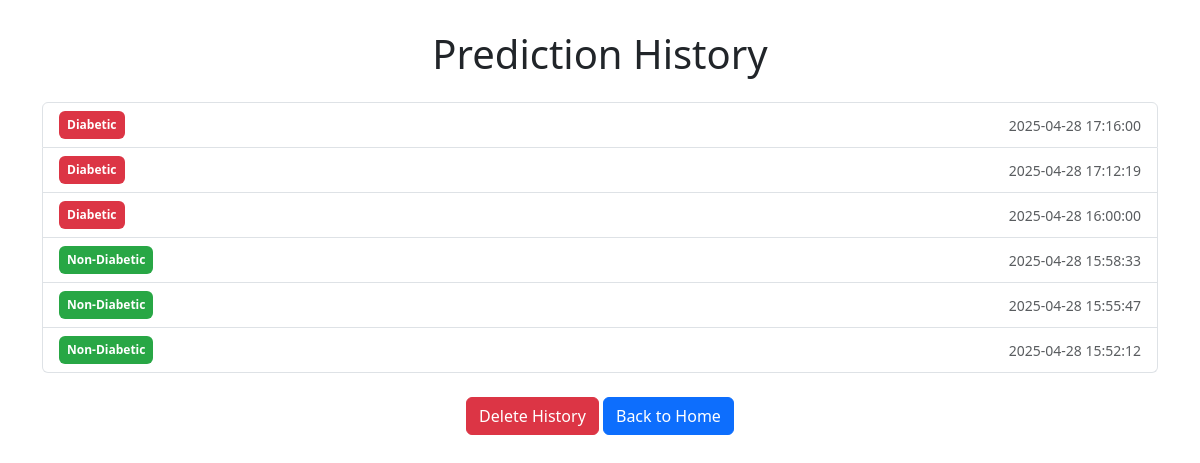
Screenshot of /history (signed in) with the database file from the repository.
### tables this page shows
CREATE TABLE history (
            id INTEGER PRIMARY KEY AUTOINCREMENT,
            email TEXT,
            prediction TEXT
        , timestamp DATETIME);

### app.py (the view)
@app.route('/history')
def history():
    if 'email' not in session:
        return redirect(url_for('signin'))
    conn = sqlite3.connect(DATABASE)
    cursor = conn.cursor()
    cursor.execute('SELECT prediction, timestamp FROM history WHERE email = ? ORDER BY timestamp DESC', (session['email'],))
    data = cursor.fetchall()
    conn.close()
    label_mapping = {
        0: 'Non-Diabetic',
        1: 'Pre-Diabetic',
        2: 'Diabetic',
        '0': 'Non-Diabetic',
        '1': 'Pre-Diabetic',
        '2': 'Diabetic',
        'Non-Diabetic': 'Non-Diabetic',
        'Pre-Diabetic': 'Pre-Diabetic',
        'Diabetic': 'Diabetic'
    }
    history = []
    for row in data:
        prediction_raw = row[0]
        timestamp = row[1]
        prediction_text = label_mapping.get(prediction_raw, 'Unknown')
        history.append({
            'prediction': prediction_text,
            'timestamp': timestamp
        })
    return render_template('history.html', history=history)

### templates/history.html (shortened to what this page needs)
<!DOCTYPE html>
<html lang="en">
<head>
    <link href="https://cdn.jsdelivr.net/npm/bootstrap@5.3.2/dist/css/bootstrap.min.css" rel="stylesheet">
</head>
<body>
    <div class="container">
        <h1 class="mb-4 text-center">Prediction History</h1>
        {% if history %}
            <div class="list-group">
                {% for item in history %}
                    <div class="list-group-item d-flex justify-content-between align-items-center">
                        {% if item.prediction == 'Non-Diabetic' %}
                            <span class="badge badge-non-diabetic p-2">{{ item.prediction }}</span>
                        {% elif item.prediction == 'Pre-Diabetic' %}
                            <span class="badge badge-pre-diabetic p-2">{{ item.prediction }}</span>
                        {% elif item.prediction == 'Diabetic' %}
                            <span class="badge badge-diabetic p-2">{{ item.prediction }}</span>
                        {% else %}
                            <span class="badge bg-secondary p-2">{{ item.prediction }}</span>
                        {% endif %}
                        <small class="text-muted">{{ item.timestamp }}</small>
                    </div>
                {% endfor %}
            </div>
            <div class="text-center mt-4">
                <button onclick="confirmDelete()" class="btn btn-danger">Delete History</button>
                <a href="{{ url_for('home') }}" class="btn btn-primary">Back to Home</a>
            </div>
        {% else %}
            <div class="alert alert-info text-center">No prediction history available.</div>
            <div class="text-center">
                <a href="{{ url_for('home') }}" class="btn btn-primary">Back to Home</a>
            </div>
        {% endif %}
    </div>
</body>
</html>

### templates/history.html (style rules this page uses)
.badge-non-diabetic { background-color: #28a745; }
.badge-diabetic { background-color: #dc3545; }
body { padding: 30px; }

### rows the page displays
history: prediction "Diabetic", timestamp "2025-04-28 17:16:00"
history: prediction "Diabetic", timestamp "2025-04-28 17:12:19"
history: prediction "Diabetic", timestamp "2025-04-28 16:00:00"
history: prediction "Non-Diabetic", timestamp "2025-04-28 15:58:33"
history: prediction "Non-Diabetic", timestamp "2025-04-28 15:55:47"
history: prediction "Non-Diabetic", timestamp "2025-04-28 15:52:12"
